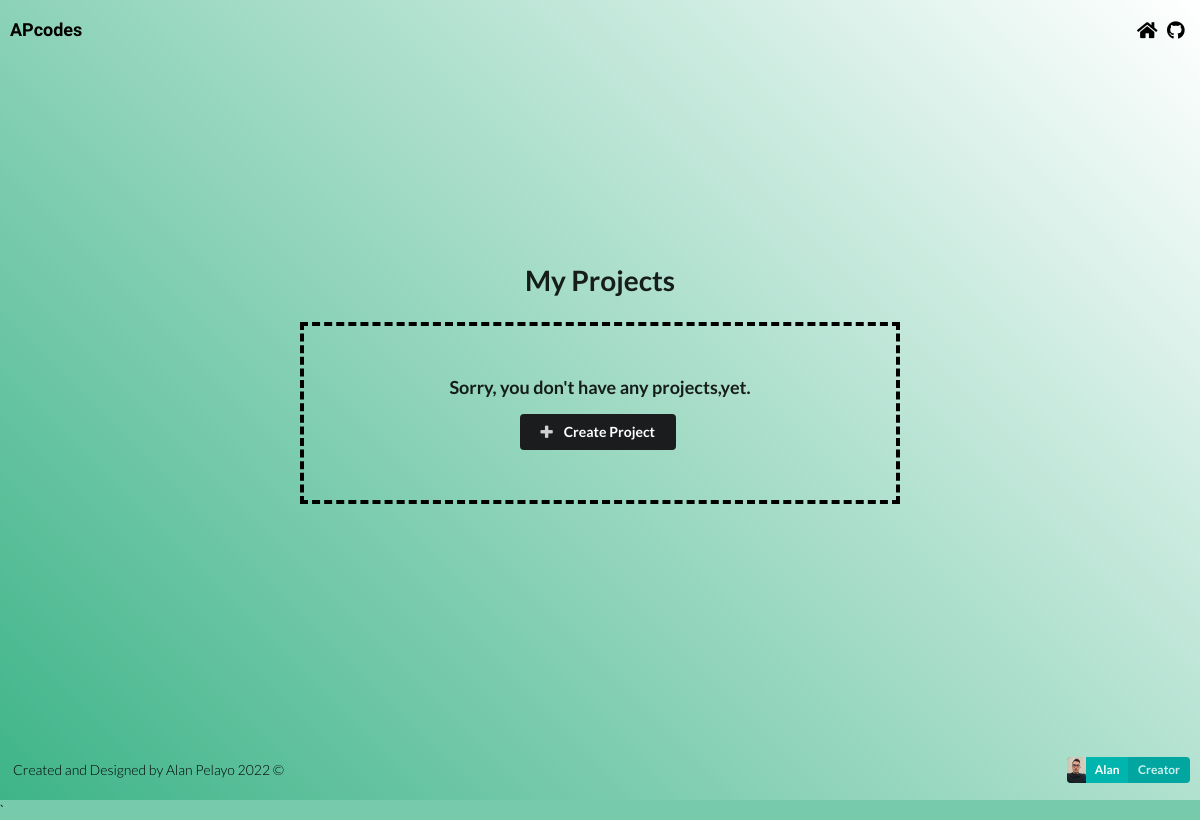
/, run on an earlier commit of the app's database.
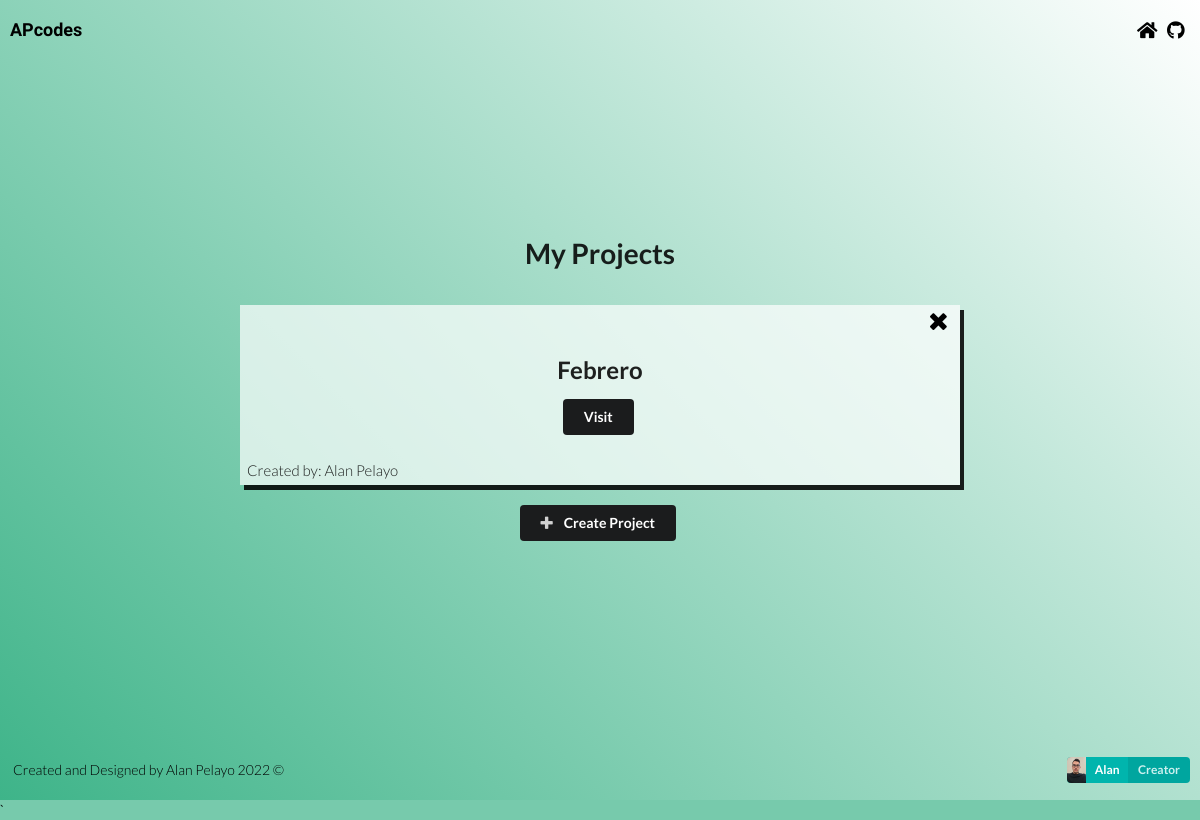
And on a later commit of the database.
### expenses/models.py (models this page shows, shortened)
class Project(models.Model):
    name = models.CharField(max_length=100)
    autor = models.CharField(max_length=100, blank=True)
    slug = models.SlugField(max_length=100,unique=True,blank=True)
    pagado = 0
    no_pagado = 0
    total = 0
    def total(self):
        total = self.pagado-self.no_pagado
        return total

### expenses/views.py (the view)
# urls.py: path('', views.projects_list, name='list'),
def projects_list(request):
    project_ev = Project.objects.exists()
    project_list = Project.objects.all()
    if request.method == 'DELETE':
        id = json.loads(request.body)['id']
        project = get_object_or_404(Project, id=id)
        project.delete()
        print("borrado")
        return HttpResponse('')
    return render(request,'expenses/project_list.html',{'project_list':project_list,'project_ev':project_ev})

### expenses/templates/expenses/project_list.html (shortened to what this page needs)
{% extends 'expenses/base.html' %}
{% block content %}
<section id="project-list">
    <div class="container-1">
        <h1>My Projects</h1>
        {% if project_ev == True %}
            {% for project in project_list%}
            <div class="project">
                <div class="iconn"><a onclick= "deleteExpense(this)" data-id="{{ project.id}}"><i class="close icon"></i></a></div>
                <h2>{{project.name}}</h2>
                <a href="{%url 'detail' project.slug%}"><button class="ui secondary button"> <span class="bold">Visit</span> </button></a>
                <h4>Created by: {{project.autor}}</h4>
            </div>
            {% endfor %}
            <a class="spec" href="add"><button class="ui secondary button"><i class="plus icon"></i> <span class="bold">Create Project</span> </button></a>
        {%else%}
            <div class="project-2">
                    <h3>Sorry, you don't have any projects,yet.</h3><a href="add">
                    <button class="ui secondary button"><i class="plus icon"></i> <span class="bold">Create Project</span> </button></a>
            </div>
        {%endif%}
    </div>
</section>
{% endblock content %}

What changed in the data, as far as the page shows it:
added Project: name "Febrero", autor "Alan Pelayo"
Also different on the page:
text no longer shown: "Sorry, you don't have any projects,yet."
